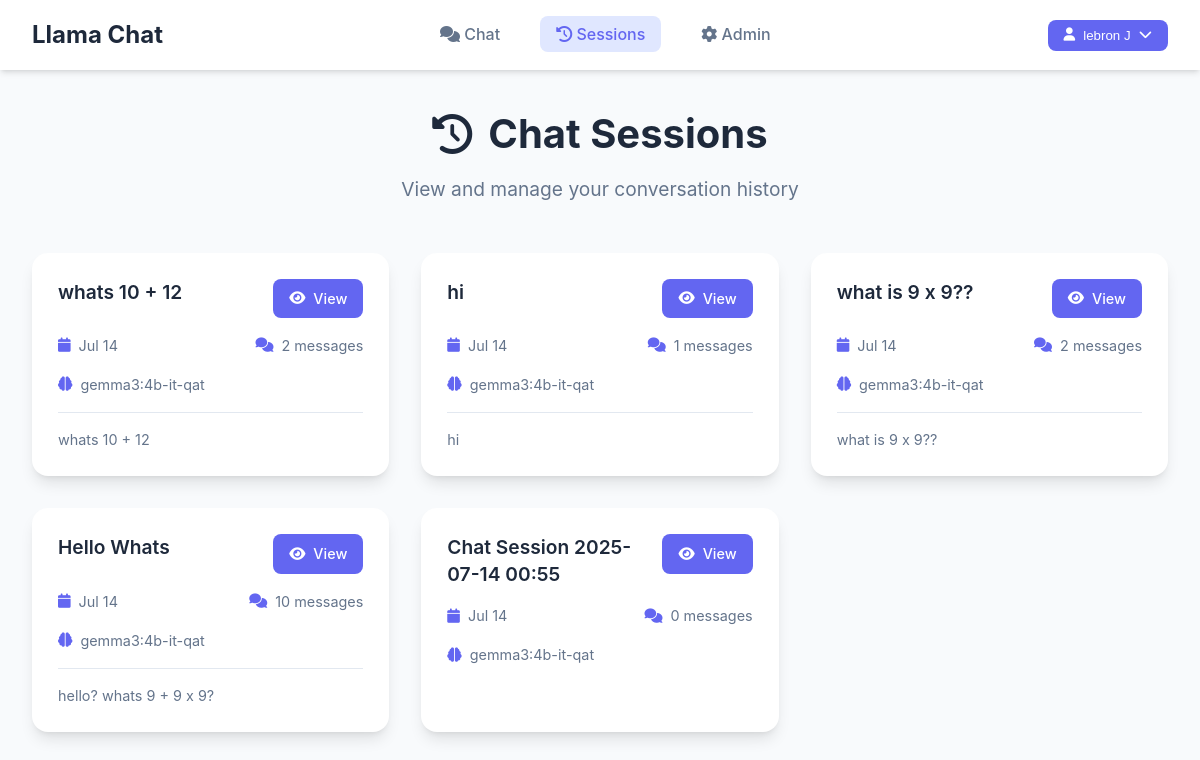
/sessions (signed in), run on the app's committed database.
### models.py (models this page shows, shortened)
class User(UserMixin, db.Model):
    __tablename__ = 'users'
    id = db.Column(db.Integer, primary_key=True)
    username = db.Column(db.String(80), unique=True, nullable=False)
    email = db.Column(db.String(120), unique=True, nullable=True)
    password_hash = db.Column(db.String(255), nullable=False)
    name = db.Column(db.String(100), nullable=False)
    role = db.Column(db.Enum(UserRole), default=UserRole.BASIC, nullable=False)
    avatar_url = db.Column(db.String(255), nullable=True)
    bio = db.Column(db.Text, nullable=True)
    is_active = db.Column(db.Boolean, default=True, nullable=False)
    created_at = db.Column(db.DateTime, default=datetime.utcnow, nullable=False)
    last_login = db.Column(db.DateTime, nullable=True)
    chat_sessions = db.relationship('ChatSession', backref='user', lazy=True, cascade='all, delete-orphan')
    def has_role(self, role):
        role_hierarchy = {
            UserRole.ADMIN: 4,
            UserRole.MODERATOR: 3,
            UserRole.PREMIUM: 2,
            UserRole.BASIC: 1
        }
        return role_hierarchy.get(self.role, 0) >= role_hierarchy.get(role, 0)

class ChatSession(db.Model):
    __tablename__ = 'chat_sessions'
    id = db.Column(db.Integer, primary_key=True)
    user_id = db.Column(db.Integer, db.ForeignKey('users.id'), nullable=False)
    title = db.Column(db.String(200), nullable=True)
    model_used = db.Column(db.String(100), nullable=False)
    created_at = db.Column(db.DateTime, default=datetime.utcnow, nullable=False)
    updated_at = db.Column(db.DateTime, default=datetime.utcnow, onupdate=datetime.utcnow, nullable=False)
    is_active = db.Column(db.Boolean, default=True, nullable=False)
    messages = db.relationship('Message', backref='session', lazy=True, cascade='all, delete-orphan', order_by='Message.created_at')
    def get_message_count(self):
        return len(self.messages)
    def get_formatted_date(self):
        now = datetime.utcnow()
        created_date = self.created_at
        if created_date.date() == now.date():
            return "Today"
        elif created_date.date() == (now - timedelta(days=1)).date():
            return "Yesterday"
        else:
            return created_date.strftime("%b %d")  # e.g., "Jul 13"
    def formatted_date(self):
        return self.get_formatted_date()
    def message_count(self):
        return self.get_message_count()

class Message(db.Model):
    __tablename__ = 'messages'
    id = db.Column(db.Integer, primary_key=True)
    session_id = db.Column(db.Integer, db.ForeignKey('chat_sessions.id'), nullable=False)
    content = db.Column(db.Text, nullable=False)
    role = db.Column(db.String(20), nullable=False)  # 'user' or 'assistant'
    created_at = db.Column(db.DateTime, default=datetime.utcnow, nullable=False)
    tokens_used = db.Column(db.Integer, nullable=True)
    response_time = db.Column(db.Float, nullable=True)  # Response time in seconds

### app.py (the view)
@app.route('/sessions')
@login_required
def sessions():
    sessions = ChatSession.query.filter_by(user_id=current_user.id).order_by(ChatSession.updated_at.desc()).all()
    return render_template('sessions.html', sessions=sessions)

### app.py (called while the page is built)
@login_manager.user_loader
def load_user(user_id):
    return User.query.get(int(user_id))

### templates/sessions.html (shortened to what this page needs)
{% extends "base.html" %}
{% block content %}
<div class="sessions-page">
  <div class="page-header">
    <h1><i class="fas fa-history"></i> Chat Sessions</h1>
    <p>View and manage your conversation history</p>
  </div>
  <div class="sessions-grid">
    {% if sessions %}
      {% for session in sessions %}
      <div class="session-card">
        <div class="session-header">
          <h3>{{ session.title or "New Chat" }}</h3>
          <div class="session-actions">
            <a href="{{ url_for('view_session', session_id=session.id) }}" class="btn btn-primary">
              <i class="fas fa-eye"></i> View
            </a>
          </div>
        </div>
        <div class="session-meta">
          <div class="meta-item">
            <i class="fas fa-calendar"></i>
            <span>{{ session.formatted_date() }}</span>
          </div>
          <div class="meta-item">
            <i class="fas fa-comments"></i>
            <span>{{ session.message_count() }} messages</span>
          </div>
          <div class="meta-item">
            <i class="fas fa-brain"></i>
            <span>{{ session.model_used }}</span>
          </div>
        </div>
        {% if session.messages %}
        <div class="session-preview">
          <p class="preview-text">{{ session.messages[0].content[:100] }}{% if session.messages[0].content|length > 100 %}...{% endif %}</p>
        </div>
        {% endif %}
      </div>
      {% endfor %}
    {% endif %}
  </div>
</div>
{% endblock %}

### templates/base.html (shortened to what this page needs)
<!DOCTYPE html>
<html lang="en">
<head>
  <link href="https://cdnjs.cloudflare.com/ajax/libs/font-awesome/6.4.0/css/all.min.css" rel="stylesheet">
  <link rel="stylesheet" href="{{ url_for('static', filename='css/main.css') }}">
</head>
<body>
  <nav class="navbar">
    <div class="navbar-container">
      <a href="{{ url_for('index') }}" class="navbar-brand">
        Llama Chat
      </a>
      <ul class="navbar-nav">
        <li><a href="{{ url_for('index') }}" class="{% if request.endpoint == 'index' %}active{% endif %}">
          <i class="fas fa-comments"></i> Chat
        </a></li>
        <li><a href="{{ url_for('sessions') }}" class="{% if request.endpoint == 'sessions' %}active{% endif %}">
          <i class="fas fa-history"></i> Sessions
        </a></li>
        {% if current_user.is_authenticated and current_user.has_role('admin') %}
        <li><a href="{{ url_for('admin_dashboard') }}" class="{% if request.endpoint.startswith('admin') %}active{% endif %}">
          <i class="fas fa-cog"></i> Admin
        </a></li>
        {% endif %}
      </ul>
      <div class="navbar-user">
        {% if current_user.is_authenticated %}
        <div class="user-menu">
          <button class="user-menu-btn">
            <i class="fas fa-user"></i>
            {{ current_user.name or current_user.username }}
            <i class="fas fa-chevron-down"></i>
          </button>
        </div>
        {% else %}
        <a href="{{ url_for('login') }}" class="user-menu-btn">
          <i class="fas fa-sign-in-alt"></i> Login
        </a>
        {% endif %}
      </div>
    </div>
  </nav>
  <main class="main-container">
    {% block content %}{% endblock %}
  </main>
</body>
</html>

### static/css/main.css (style rules this page uses)
:root { --primary: #6366f1; --primary-dark: #4f46e5; --primary-light: #818cf8; --secondary: #f8fafc; --accent: #e0e7ff; --text-primary: #1e293b; --text-secondary: #64748b; --text-muted: #94a3b8; --border: #e2e8f0; --border-light: #f1f5f9; --success: #10b981; --error: #ef4444; --warning: #f59e0b; --bg-gradient: linear-gradient(135deg, #667eea 0%, #764ba2 100%); --shadow-sm: 0 1px 2px 0 rgb(0 0 0 / 0.05); --shadow-md: 0 4px 6px -1px rgb(0 0 0 / 0.1), 0 2px 4px -2px rgb(0 0 0 / 0.1); --shadow-lg: 0 10px 15px -3px rgb(0 0 0 / 0.1), 0 4px 6px -4px rgb(0 0 0 / 0.1); --shadow-xl: 0 20px 25px -5px rgb(0 0 0 / 0.1), 0 8px 10px -6px rgb(0 0 0 / 0.1); --sidebar-width: 300px; }
* { margin: 0; padding: 0; box-sizing: border-box; }
body { font-family: -apple-system, BlinkMacSystemFont, 'Segoe UI', Roboto, 'Helvetica Neue', Arial, sans-serif; background: var(--secondary); color: var(--text-primary); line-height: 1.6; overflow-x: hidden; }
.navbar { background: white; box-shadow: var(--shadow-md); padding: 0 2rem; position: sticky; top: 0; z-index: 1000; }
.navbar-container { max-width: 1400px; margin: 0 auto; display: flex; align-items: center; justify-content: space-between; height: 70px; }
.navbar-brand { display: flex; align-items: center; gap: 0.75rem; text-decoration: none; color: var(--text-primary); font-weight: 700; font-size: 1.5rem; }
.navbar-nav { display: flex; align-items: center; gap: 1.5rem; list-style: none; }
.navbar-nav a { text-decoration: none; color: var(--text-secondary); font-weight: 500; padding: 0.5rem 1rem; border-radius: 8px; transition: all 0.2s ease; }
.navbar-nav a.active { color: var(--primary); background: var(--accent); }
.navbar-user { display: flex; align-items: center; gap: 1rem; }
.user-menu { position: relative; display: inline-block; }
.user-menu-btn { background: var(--primary); color: white; border: none; padding: 0.5rem 1rem; border-radius: 8px; cursor: pointer; font-weight: 500; display: flex; align-items: center; gap: 0.5rem; transition: all 0.2s ease; }
.main-container { max-width: 1400px; margin: 0 auto; padding: 2rem; }
.session-meta { display: flex; justify-content: space-between; align-items: center; font-size: 0.8rem; color: var(--text-secondary); }

### templates/sessions.html (style rules this page uses)
.sessions-page { max-width: 1200px; margin: 0 auto; }
.page-header { text-align: center; margin-bottom: 3rem; }
.page-header h1 { font-size: 2.5rem; font-weight: 700; color: var(--text-primary); margin-bottom: 0.5rem; display: flex; align-items: center; justify-content: center; gap: 1rem; }
.page-header p { color: var(--text-secondary); font-size: 1.2rem; }
.sessions-grid { display: grid; grid-template-columns: repeat(auto-fill, minmax(350px, 1fr)); gap: 2rem; }
.session-card { background: white; border-radius: 16px; padding: 1.5rem; box-shadow: var(--shadow-lg); transition: all 0.2s ease; border: 2px solid transparent; }
.session-header { display: flex; justify-content: space-between; align-items: flex-start; margin-bottom: 1rem; }
.session-header h3 { font-size: 1.2rem; font-weight: 600; color: var(--text-primary); margin: 0; line-height: 1.4; }
.session-actions { display: flex; gap: 0.5rem; }
.btn { padding: 0.5rem 1rem; border-radius: 8px; text-decoration: none; font-weight: 500; font-size: 0.9rem; transition: all 0.2s ease; display: inline-flex; align-items: center; gap: 0.5rem; border: none; cursor: pointer; }
.btn-primary { background: var(--primary); color: white; }
.session-meta { display: flex; flex-wrap: wrap; gap: 1rem; margin-bottom: 1rem; }
.meta-item { display: flex; align-items: center; gap: 0.5rem; font-size: 0.9rem; color: var(--text-secondary); }
.meta-item i { color: var(--primary); }
.session-preview { border-top: 1px solid var(--border); padding-top: 1rem; }
.preview-text { color: var(--text-secondary); font-size: 0.9rem; line-height: 1.5; margin: 0; }

### data on the page
User: name "lebron J"
ChatSession: title "whats 10 + 12", formatted_date "Jul 14", message_count "2", model_used "gemma3:4b-it-qat", content "whats 10 + 12"
ChatSession: title "hi", formatted_date "Jul 14", message_count "1", model_used "gemma3:4b-it-qat", content "hi"
ChatSession: title "what is 9 x 9??", formatted_date "Jul 14", message_count "2", model_used "gemma3:4b-it-qat", content "what is 9 x 9??"
ChatSession: title "Hello Whats", formatted_date "Jul 14", message_count "10", model_used "gemma3:4b-it-qat", content "hello? whats 9 + 9 x 9?"
ChatSession: title "Chat Session 2025-07-14 00:55", formatted_date "Jul 14", message_count "0", model_used "gemma3:4b-it-qat"
